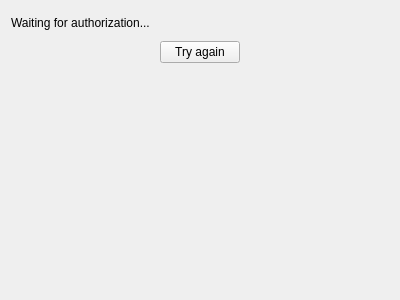
<?xml version="1.0" encoding="UTF-8"?>
<ui version="4.0">
 <class>FOAuth</class>
 <widget class="QWidget" name="FOAuth">
  <property name="geometry">
   <rect>
    <x>0</x>
    <y>0</y>
    <width>400</width>
    <height>300</height>
   </rect>
  </property>
  <property name="windowTitle">
   <string>Form</string>
  </property>
  <layout class="QVBoxLayout" name="verticalLayout">
   <item>
    <layout class="QHBoxLayout" name="horizontalLayout">
     <item>
      <widget class="QLabel" name="label">
       <property name="sizePolicy">
        <sizepolicy hsizetype="Preferred" vsizetype="Preferred">
         <horstretch>0</horstretch>
         <verstretch>0</verstretch>
        </sizepolicy>
       </property>
       <property name="text">
        <string>Waiting for authorization...</string>
       </property>
       <property name="textFormat">
        <enum>Qt::RichText</enum>
       </property>
       <property name="wordWrap">
        <bool>true</bool>
       </property>
      </widget>
     </item>
     <item>
      <widget class="QWidget" name="working" native="true">
       <property name="sizePolicy">
        <sizepolicy hsizetype="Fixed" vsizetype="Fixed">
         <horstretch>0</horstretch>
         <verstretch>0</verstretch>
        </sizepolicy>
       </property>
       <property name="minimumSize">
        <size>
         <width>24</width>
         <height>24</height>
        </size>
       </property>
      </widget>
     </item>
    </layout>
   </item>
   <item>
    <layout class="QHBoxLayout" name="horizontalLayout_2">
     <item>
      <spacer name="horizontalSpacer">
       <property name="orientation">
        <enum>Qt::Horizontal</enum>
       </property>
       <property name="sizeHint" stdset="0">
        <size>
         <width>40</width>
         <height>20</height>
        </size>
       </property>
      </spacer>
     </item>
     <item>
      <widget class="QPushButton" name="tryAgain">
       <property name="text">
        <string>Try again</string>
       </property>
       <property name="icon">
        <iconset theme="edit-redo"/>
       </property>
      </widget>
     </item>
     <item>
      <spacer name="horizontalSpacer_2">
       <property name="orientation">
        <enum>Qt::Horizontal</enum>
       </property>
       <property name="sizeHint" stdset="0">
        <size>
         <width>40</width>
         <height>20</height>
        </size>
       </property>
      </spacer>
     </item>
    </layout>
   </item>
   <item>
    <spacer name="verticalSpacer">
     <property name="orientation">
      <enum>Qt::Vertical</enum>
     </property>
     <property name="sizeHint" stdset="0">
      <size>
       <width>20</width>
       <height>40</height>
      </size>
     </property>
    </spacer>
   </item>
  </layout>
 </widget>
 <resources/>
 <connections/>
</ui>
